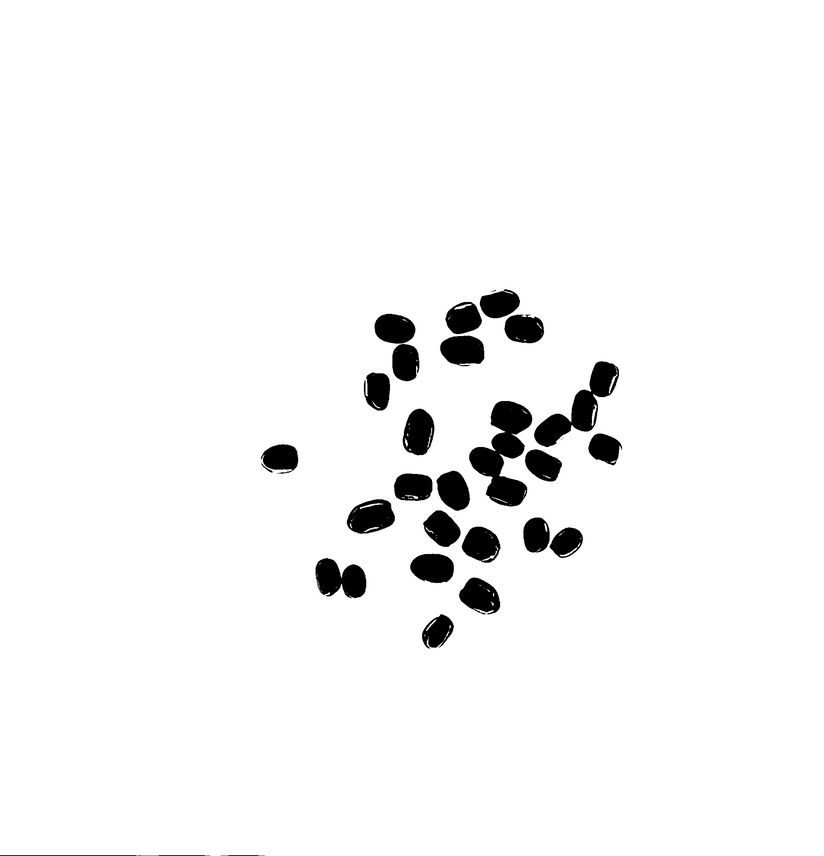
#> input picture seed_count_image.jpg, 824 x 856 px, shrunk from 2081 x 2160 before the run
$ python 3_code.py
#> lines starting #> are read from the running program, lines starting #| are printed output that depends on the picture; after the words box and inside, x2 and y2 are one past the last pixel; in counts of white or black regions, pixels touching at a corner belong together
import numpy as np
import cv2
from matplotlib import pyplot as plt
from typing import Union

class ImageSegmenter:
    def __init__(self, image_path) -> None:
#> called with image_path = 'seed_count_image.jpg'
        self.image_path = image_path
        self.img = cv2.imread(self.image_path)
#> self.img is the input picture: shape (856, 824, 3); min 0, max 255, mean 245.6
        self.gray = cv2.cvtColor(self.img, cv2.COLOR_BGR2GRAY)
        self.kernel = np.ones((3,3), np.uint8)
        self.font = cv2.FONT_HERSHEY_SIMPLEX
        self.result_image = self.img.copy()  # result_image 속성 추가

    def apply_threshold(self) -> np.ndarray:
        """
        이미지에 임계값을 적용하여 이진 이미지를 생성합니다.

        Returns:
        - thresh: 임계값 적용 후의 이진화된 이미지입니다.
        """
        _, thresh = cv2.threshold(self.gray, 0, 255, cv2.THRESH_BINARY_INV + cv2.THRESH_OTSU)
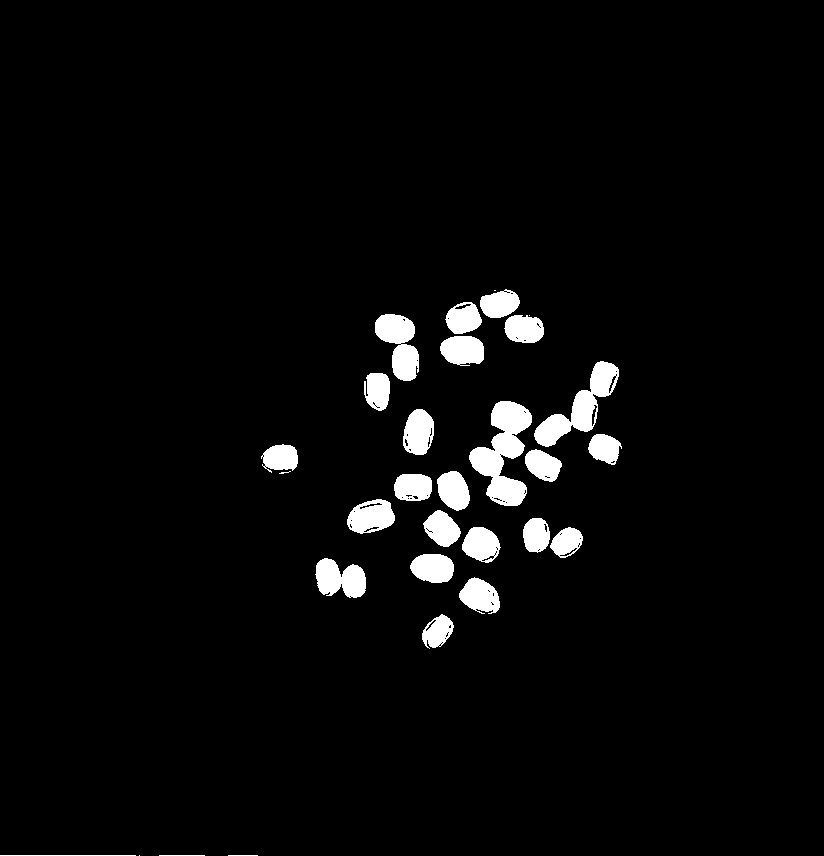
#> thresh: shape (856, 824); 3.7% white; 30 white regions (4 under 20 px), largest, box (x1, y1, x2, y2) and area: (469, 401, 532, 506) 3355, (534, 361, 619, 447) 2443, (375, 314, 419, 381) 1799
        return thresh

    def remove_noise(self, thresh: np.ndarray) -> np.ndarray:
        """
        노이즈를 제거합니다.

        Args:
        - thresh: 이진화된 이미지입니다.

        Returns:
        - opening: 노이즈가 제거된 이미지입니다.
        """
        opening = cv2.morphologyEx(thresh, cv2.MORPH_OPEN, self.kernel, iterations = 2)
#> opening: shape (856, 824); 3.5% white; 23 white regions, largest, box (x1, y1, x2, y2) and area: (469, 401, 532, 506) 3251, (535, 362, 616, 446) 2303, (375, 314, 419, 381) 1772
        return opening

    def get_background_foreground(self, opening) -> Union[np.ndarray, np.ndarray, np.ndarray]:
        """
        배경 및 전경 영역을 확실하게 설정합니다.

        Args:
        - opening: 노이즈가 제거된 이미지입니다.

        Returns:
        - sure_bg: 배경이 확실한 영역입니다.
        - sure_fg: 전경이 확실한 영역입니다.
        - unknown: 배경과 전경을 구분할 수 없는 영역입니다.
        """
        sure_bg = cv2.dilate(opening, self.kernel, iterations=3)
#> sure_bg: shape (856, 824); 5.2% white; 11 white regions, largest, box (x1, y1, x2, y2) and area: (466, 359, 622, 509) 10297, (346, 468, 502, 563) 6888, (437, 289, 547, 367) 5026
        dist_transform = cv2.distanceTransform(opening, cv2.DIST_L2, 5)
        plt.imshow(dist_transform)
        plt.show()
        _, sure_fg = cv2.threshold(dist_transform, 0.4*dist_transform.max(), 255, 0)
#> sure_fg: shape (856, 824) float32; 1.2% white; 30 white regions, largest, box (x1, y1, x2, y2) and area: (446, 342, 478, 358) 437, (417, 560, 448, 577) 433, (497, 407, 526, 429) 424
        sure_fg = np.uint8(sure_fg)
        unknown = cv2.subtract(sure_bg, sure_fg)
#> unknown: shape (856, 824); 4% white; 11 white regions
        return sure_bg, sure_fg, unknown

    def apply_watershed(self, sure_fg: np.ndarray, unknown: np.ndarray) -> np.ndarray:
        """
        워터셰드 알고리즘을 적용합니다.

        Args:
        - sure_fg: 전경이 확실한 영역입니다.
        - unknown: 배경과 전경을 구분할 수 없는 영역입니다.

        Returns:
        - self.img: 워터셰드 알고리즘 적용 후의 이미지입니다.
        """
        _, markers = cv2.connectedComponents(sure_fg)
#> markers: shape (856, 824) int32; 31 distinct labels, from 0 to 30
        markers = markers+1
#> markers: shape (856, 824) int32; 31 distinct labels, from 1 to 31
        markers[unknown==255] = 0
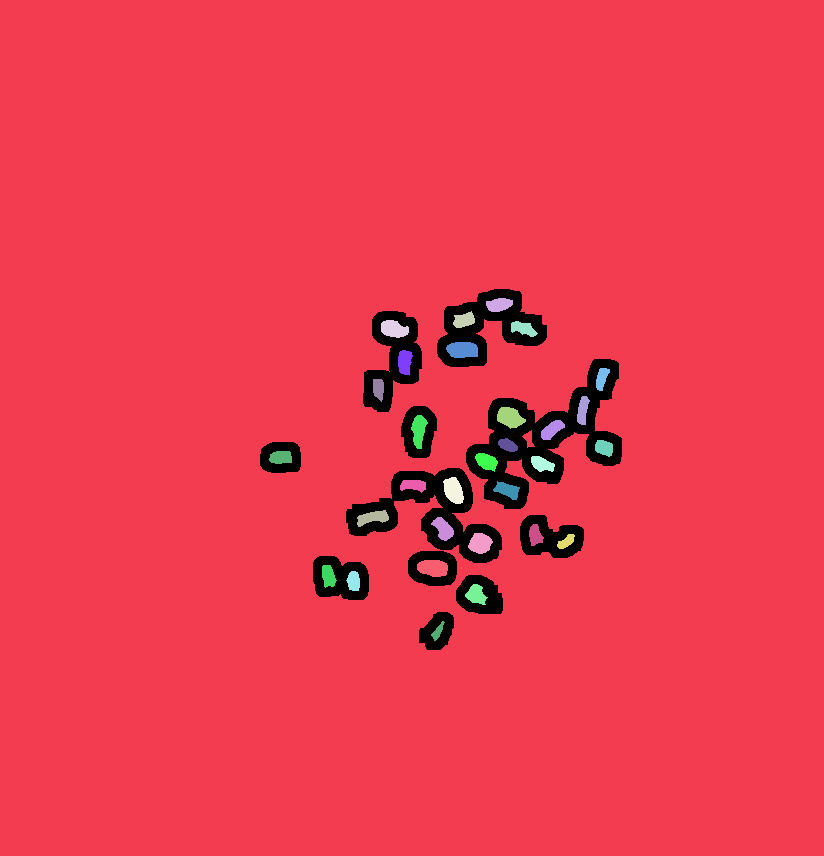
#> markers: shape (856, 824) int32; 32 distinct labels, from 0 to 31; one colour per label, 0 black
        markers = cv2.watershed(self.img, markers)
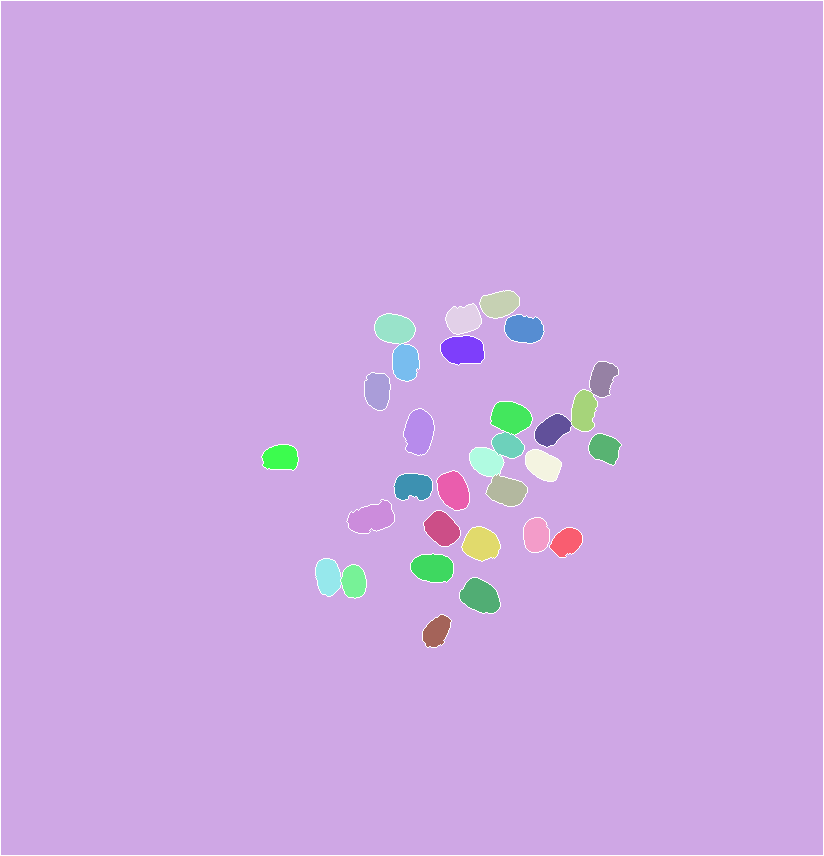
#> markers: shape (856, 824) int32; 32 distinct labels, from -1 to 31; one colour per label, 0 black, -1 white
        self.img[markers == -1] = [255,0,0]
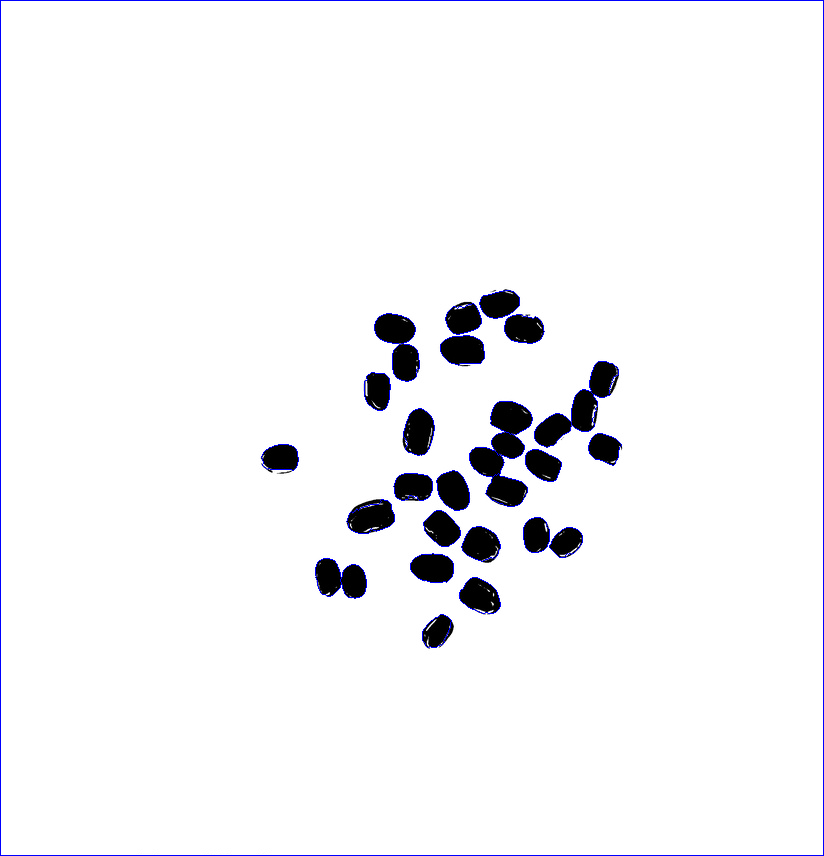
#> self.img: shape (856, 824, 3); 0.89% of pixels changed, all inside (x1, y1, x2, y2) = (0, 0, 824, 856)
        return self.img

    def find_contours(self, sure_fg: np.ndarray) -> np.ndarray:
        """
        이진화된 이미지에서 윤곽선을 찾습니다.

        Returns:
        - contours: 찾아진 윤곽선 목록
        """
        contours, _ = cv2.findContours(sure_fg, cv2.RETR_EXTERNAL, cv2.CHAIN_APPROX_SIMPLE)
#> contours = 30 contours; largest, box (x1, y1, x2, y2) and area: (446, 342, 478, 358) 398, (417, 560, 448, 577) 395, (497, 407, 526, 429) 388, (443, 477, 464, 504) 371, (468, 533, 493, 554) 345
        return contours

    def binarize(self) -> np.ndarray:
        """
        이미지를 그레이스케일로 변환한 후 이진화를 수행합니다.

        Returns:
        - cv2.bitwise_not(thresh): 이진화된 이미지
        """
        gray = cv2.cvtColor(self.img, cv2.COLOR_BGR2GRAY)
        _, thresh = cv2.threshold(gray, self.threshold, 255, cv2.THRESH_BINARY)
        return cv2.bitwise_not(thresh)

    def annotate_contours(self, image: np.uint8, contours: np.ndarray) -> np.ndarray:
        """
        윤곽선을 이미지에 그리고, 각 윤곽선의 중심에 번호를 부여합니다.

        Args:
        - image: 윤곽선을 그릴 이미지
        - contours: 윤곽선 목록

        Returns:
        - image: 윤곽선과 번호가 추가된 이미지
        """
        for i, contour in enumerate(contours):
            M = cv2.moments(contour)
            if M["m00"] != 0:
                cX = int(M["m10"] / M["m00"])
                cY = int(M["m01"] / M["m00"])
                cv2.putText(image, str(i + 1), (cX, cY), cv2.FONT_HERSHEY_SIMPLEX, 0.8, (0, 255, 127), 2)
        return image

if __name__ == "__main__":
    image_path = 'seed_count_image.jpg'
    IS = ImageSegmenter(image_path)
    thresh = IS.apply_threshold()
    opening = IS.remove_noise(thresh)
    sure_bg, sure_fg, unknown = IS.get_background_foreground(opening)

    image = IS.apply_watershed(sure_fg, unknown)
    contours = IS.find_contours(sure_fg)
    cv2.putText(image, f"seed count: {len(contours)}", (30, 70), IS.font, 2, (0, 0, 255), 2)
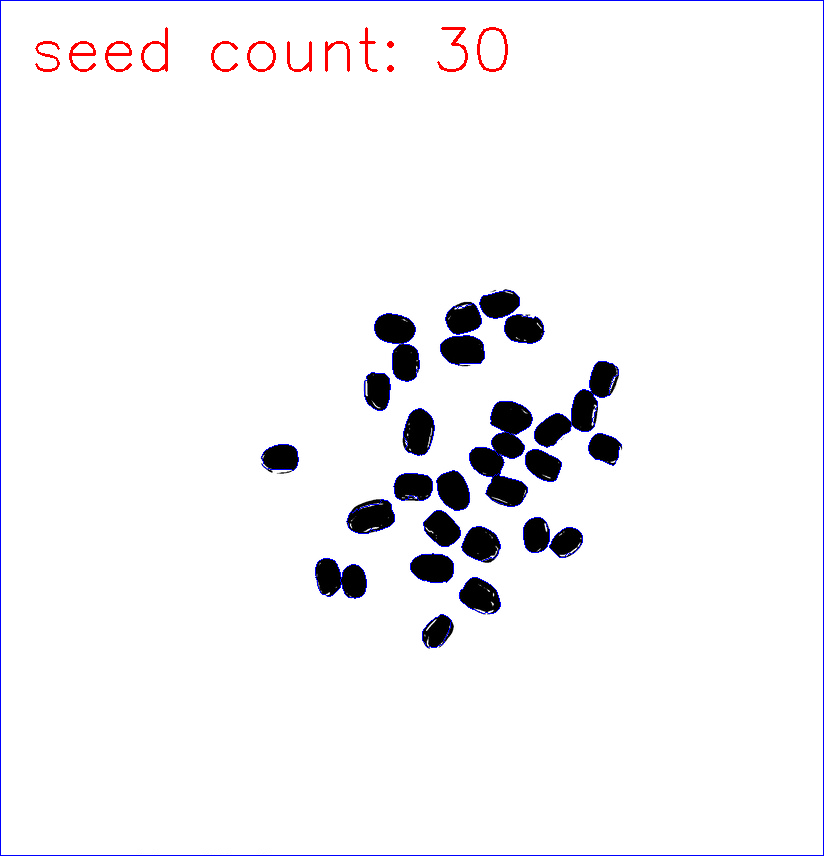
#> image: shape (856, 824, 3); 0.42% of pixels changed, all inside (x1, y1, x2, y2) = (35, 27, 508, 72)
    annotated_image = IS.annotate_contours(image, contours)  # 수정된 메소드 호출
#> the loop in annotate_contours, `for i, contour in enumerate(contours):` made 30 passes
#> (cX, cY) on passes 1 to 12: (437, 631), (475, 594), (353, 580), (328, 575), (432, 567), (565, 541), (479, 542), (534, 534), (442, 528), (372, 517), (506, 489), (413, 484)
#> after the loop in annotate_contours, `for i, contour in enumerate(contours):`:
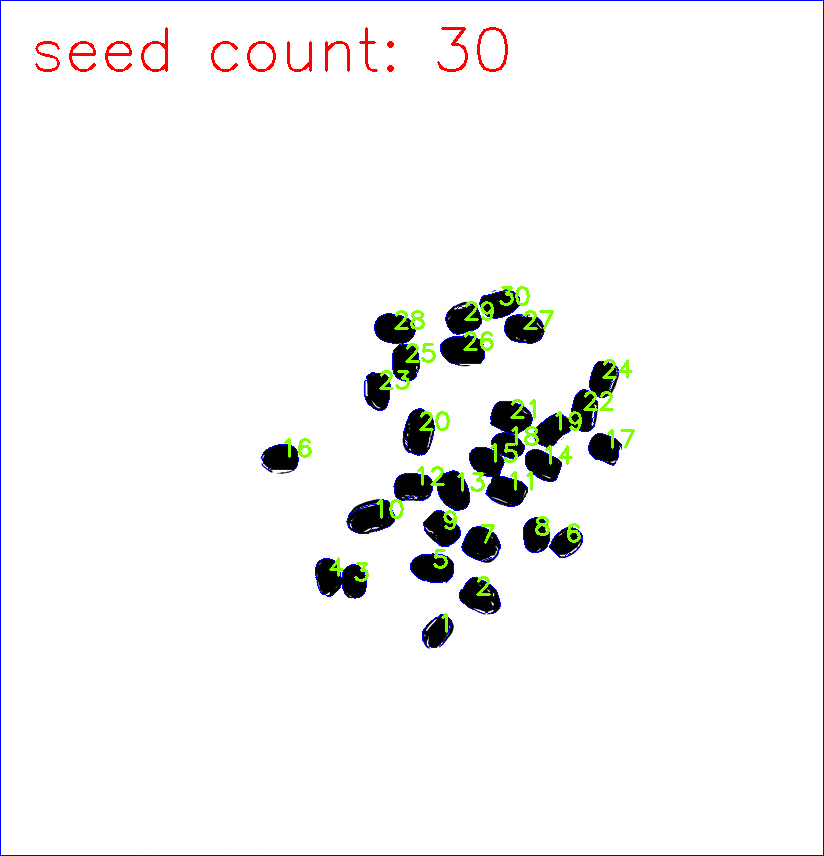
#> image: shape (856, 824, 3); 0.85% of pixels changed, all inside (x1, y1, x2, y2) = (284, 286, 635, 633)
    plt.imshow(annotated_image)
    plt.show()
